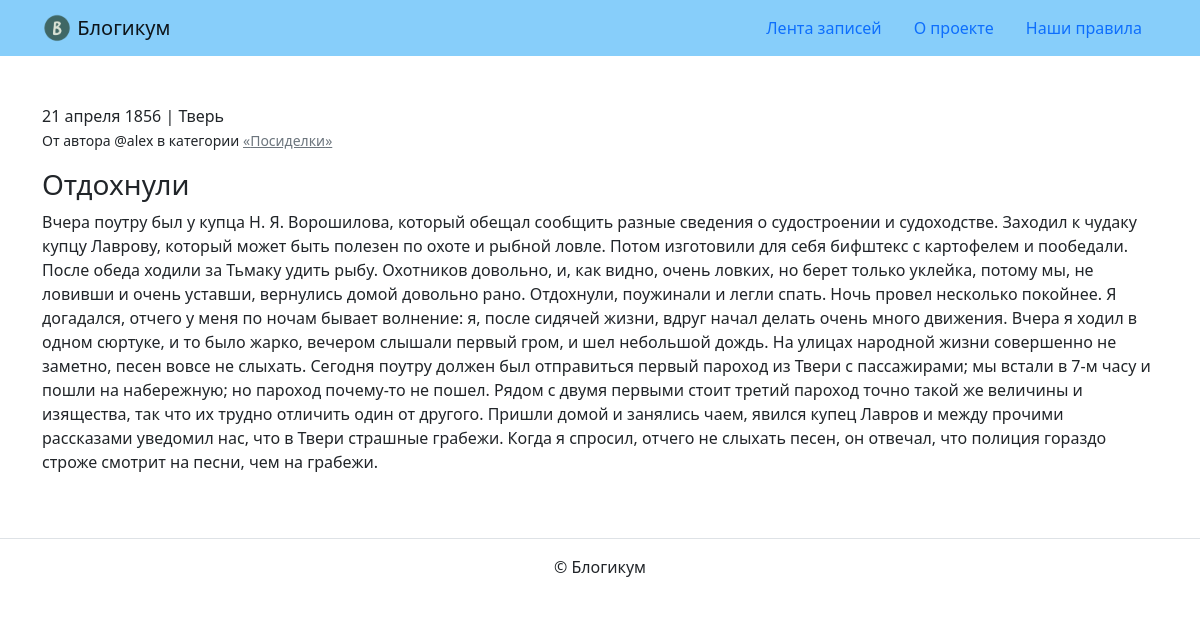
The app's page /posts/24/ with its own data.
### blog/models.py (models this page shows, shortened)
class Post(IsPublishedModel):
    title = models.CharField(
        max_length=256,
        verbose_name='Заголовок'
    )
    text = models.TextField(
        verbose_name='Текст'
    )
    pub_date = models.DateTimeField(
        verbose_name='Дата и время публикации',
        help_text='Если установить дату и время в будущем '
                  '— можно делать отложенные публикации.'
    )
    author = models.ForeignKey(
        User,
        on_delete=models.CASCADE,
        verbose_name='Автор публикации',
        related_name='posts',
    )
    category = models.ForeignKey(
        'Category',
        on_delete=models.CASCADE,
        null=True,
        verbose_name='Категория',
        related_name='posts',
    )
    location = models.ForeignKey(
        'Location',
        on_delete=models.SET_NULL,
        null=True,
        verbose_name='Местоположение',
        related_name='posts',
    )
    class Meta:
        ordering = ('-pub_date',)
        verbose_name = 'публикация'
        verbose_name_plural = 'Публикации'

class Location(IsPublishedModel):
    name = models.CharField(
        max_length=256,
        verbose_name='Название места'
    )
    class Meta:
        ordering = ('name',)
        verbose_name = 'местоположение'
        verbose_name_plural = 'Местоположения'

class Category(IsPublishedModel):
    title = models.CharField(
        max_length=256,
        verbose_name='Заголовок'
    )
    description = models.TextField(
        verbose_name='Описание'
    )
    slug = models.SlugField(
        max_length=64,
        unique=True,
        verbose_name='Идентификатор',
        help_text=('Идентификатор страницы для URL; разрешены символы'
                   ' латиницы, цифры, дефис и подчёркивание.')
    )
    class Meta:
        ordering = ('title',)
        verbose_name = 'категория'
        verbose_name_plural = 'Категории'

### blog/views.py (the view)
def post_detail(request, post_id):
    template = 'blog/detail.html'
    post = get_posts(Post.objects).filter(
        id=post_id, category__is_published=True)
    if post:
        context = {'post': post[0]}
        return render(request, template, context)
    return HttpResponseNotFound('404')

### blog/views.py (called while the page is built)
def get_posts(post_objects):
    return post_objects.select_related(
        'location',
        'author',
        'category'
    ).filter(
        pub_date__lt=datetime.now(),
        is_published=True
    )

### templates/blog/detail.html (shortened to what this page needs)
{% extends "base.html" %}
{% block content %}
  <article>
    <p>{{ post.pub_date|date:"d E Y" }} | {% if post.location and post.location.is_published %}{{ post.location.name }}{% else %}Планета Земля{% endif %}<br>
      <small>От автора @{{ post.author.username }} в категории {% include "includes/category_link.html" %}</small></p>
    <h3>{{ post.title }}</h3>
    <p>{{ post.text|linebreaksbr }}</p>
  </article>
{% endblock %}

### templates/includes/category_link.html
<a class="text-muted" href="{% url 'blog:category_posts' post.category.slug %}">
  «{{ post.category.title }}»
</a>

### records on screen
Post: pub_date "21 апреля 1856", location.name "Тверь", author.username "alex", category "Посиделки", title "Отдохнули", text "Вчера поутру был у купца Н. Я. Ворошилова, который обещал сообщить разные сведения о судостроении и судоходстве. Заходил к чудаку купцу Лаврову, который может быть полезен по охоте и рыбной ловле. Потом изготовили для себя бифштекс с картофелем и пообедали. После обеда ходили за Тьмаку удить рыбу. Охотников довольно, и, как видно, очень ловких, но берет только уклейка, потому мы, не ловивши и очень уставши, вернулись домой довольно рано. Отдохнули, поужинали и легли спать. Ночь провел несколько покойнее. Я догадался, отчего у меня по ночам бывает волнение: я, после сидячей жизни, вдруг начал делать очень много движения. Вчера я ходил в одном сюртуке, и то было жарко, вечером слышали первый…"
